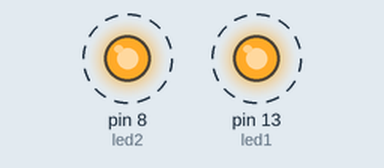
This sketch was run on a simulated Arduino Uno, built with avr-gcc and run on an emulated ATmega328P. Parts: output pins drawn as LEDs (lit = HIGH). Dashed ring = blinking.

Above: at 0.05 s.
Timing chart, 0 to 3.0 s (numbered marks = the images above):
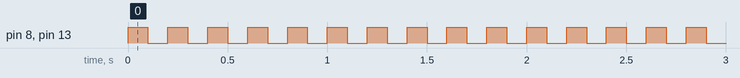

The sketch:

Test.ino
```cpp
const int led1 = 13;
const int led2 = 8;

void setup() {
  Serial.begin(9600);   //BPS 값(Bit Per Seconds) 시리얼 통신 속도
  pinMode(led1,OUTPUT);  //핀과 연결된 장치의 IN/OUT 모드 지정
  pinMode(led2,OUTPUT);
}

void loop() {
  digitalWrite(led1,HIGH); //HIGH : 1, LOW : 0
  digitalWrite(led2,HIGH);
  delay(100);
  digitalWrite(led1,LOW);
  digitalWrite(led2,LOW);
  delay(100);

}
```

Measured:
- by itself, pin 8 (led2), pin 13 (led1): alternates HIGH for 0.10 s and LOW for 0.10 s
